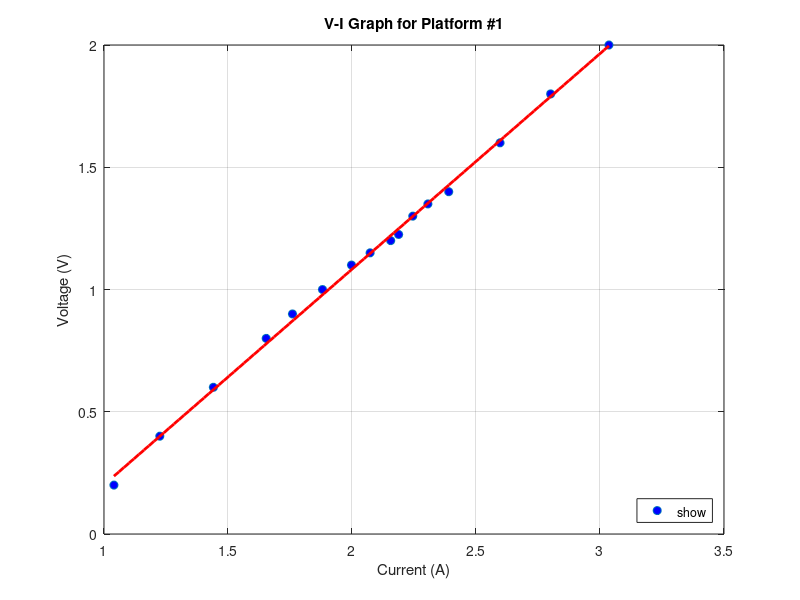

Here is the MATLAB script that generated this plot: (Note: this script raises an error after producing the figure.)
%%%SECTION 2: DYNAMIC MODEL%%%
%experimental result for motor aramture resistance
V = [0.2, 0.4, 0.6, 0.8, 0.9, 1, 1.1, 1.15, 1.2, 1.225, 1.3, 1.35, 1.4, 1.6, 1.8, 2];
I = [1.04, 1.225, 1.441, 1.654, 1.76, 1.881, 1.998, 2.073, 2.156, 2.188, 2.245, 2.306, 2.39, 2.597, 2.801, 3.036];
p = polyfit(I, V, 1);
R = p(1); %resistance is the slope of the V-I graph
I_fit = linspace(1.04, 3.036, 100);
V_fit = polyval(p, I_fit);

figure;
plot(I, V, 'o', 'MarkerFaceColor', 'b', 'DisplayName', 'Measured Data');
hold on;
plot(I_fit, V_fit, 'r-', 'LineWidth', 2, 'DisplayName', 'Linear Fit');
title('V-I Graph for Platform #1');
xlabel('Current (A)');
ylabel('Voltage (V)');
grid on;
legend('show','Location','southeast');
hold off;


%%%SECTION 3: SYSTEM ANALYSIS%%%

%freq response (bode)
freq = [0.05, 0.1, 0.2, 0.4, 0.8, 1, 1.3, 1.6, 3.2, 4.4, 6.4, 8, 10];
gain_volts = [0.254, 0.242, 0.228, 0.226, 0.204, 0.206, 0.261, 0.322, 0.464, 0.574, 0.185, 0.082, 0.043];
bias = 0.4;

gain_abs = gain_volts / bias;
gain_db = 20 * log10(gain_abs);
freq_rad = freq / (2*pi);

data = frd(gain_abs, freq); 
sys_est = tfest(data, 2, 0); % 2 poles, 0 zeros

w = logspace(-2, 1.5, 1000);
[mag, phase] = bode(sys_est, w);
mag = squeeze(mag);
mag_model = 20 * log10(mag);
freq_model = w / (2*pi);

figure;
semilogx(freq_rad, gain_db, 'o');
hold on;
semilogx(freq_model, mag_model, 'r');
grid on;

xlabel('Frequency (rad/s)');
ylabel('Gain (dB)');
title('Bode Plot: Experiment vs Model');
legend('Experimental Data', 'Identified Model');



%%%SECTION 4: CONTROLLER DESIGN %%%
%G(s) our Plant model
G_plant = tf(17.38,[1 1.873 22.25]);

%adding 1st-order Pade aproximation for 40ms delay
G_delay = tf([-0.02 1], [0.02 1]);
G_final = G_plant * G_delay;
%nyquist plot showing stability region
% nyquist(G_final)
% rlocus(G_final)
%root locus with desired pole location



%%%SECTION 5: SIMULATION RESULTS%%%

%G(s) our Plant model
G_plant = tf(17.38,[1 1.873 22.25]);

%adding 1st-order Pade aproximation for 40ms delay
G_delay = tf([-0.02 1], [0.02 1]);
G_final = G_plant * G_delay;

%-%-%-%-%-%-%-%-%-%-%

%controllers  
%P-Controller
C_p = pid(1.35);

%PID-Controller via RL
C_pid1_init = pid(0.98, 0.19, 0.24);
C_pid1_final = pid(3, 4.85, 0.57);

%PID-Controller via FR
C_pid2_init = pid(0.98, 0.19, 0.24);
C_pid2_final = pid(3, 4.85, 0.57);

%LL-Compensator via RL
s = tf('s');
% Replace with your RL Lag-Lead TF
C_ll_init  = 5.32 * ((s+3)/(s+11.58)) * ((s+0.07)/(s+0.001));
C_ll_final = 72 * ((s+4)/(s+38))^2 * ((s+6)/(s+0.05));

%LL-Compensator via FR
C_ll_FR = 72 * ((s+4)/(s+38))^2 * ((s+6)/(s+0.05));

%-%-%-%-%-%-%-%-%-%-%

%simulations (step-response)
t=0:0.1:4; step_val = 0.2;
%OL
y_OL = step(G_final * step_val, t);

%P-controller
y_P = step(feedback(C_p * G_final, 1)*step_val, t);

%PID comparision initial vs final RL
y_pid1_init = step(feedback(C_pid1_init * G_final, 1)*step_val, t);
y_pid1_final = step(feedback(C_pid1_final * G_final, 1)*step_val, t);

%PID comparision initial vs final FR
y_pid2_init = step(feedback(C_pid2_init * G_final, 1)*step_val, t);
y_pid2_final = step(feedback(C_pid2_final * G_final, 1)*step_val, t);

%LL comparision initial vs final RL
y_ll_init = step(feedback(C_ll_init * G_final, 1)*step_val, t);
y_ll_final = step(feedback(C_ll_final * G_final, 1)*step_val, t);

%LL comparision initial vs final FR
y_ll_FR = step(feedback(C_ll_FR * G_final, 1)*step_val, t);

%-%-%-%-%-%-%-%-%-%-%

%plotting step responses
reference = step_val;
OS = reference * 1.15;
ts = 1.5;
upper_limit = reference * 1.05;
lower_limit = reference * 0.95;

%OL
figure('Color','w', 'Name', 'Open Loop'); 
plot(t, y_OL, 'b', 'LineWidth', 2); grid on;
title('Open Loop Step Response'); 
yline(reference, 'k-', '');
yline(OS, 'k--', 'Max OS (15%)');
xline(ts, 'k--', 'Max Ts (1.5s)');
ylabel('Angle (rad)'); xlabel('Time (s)');

%P-Controller
figure('Color','w', 'Name', 'P-Controller'); 
plot(t, y_P, 'b', 'LineWidth', 2); grid on; hold on;
yline(reference, 'k-', '');
yline(OS, 'k--', 'Max OS (15%)');
xline(ts, 'k--', 'Max Ts (1.5s)');
title('P-Controller Step Response'); 
ylabel('Angle (rad)'); xlabel('Time (s)');

%PID via RL comaprision
figure('Color','w', 'Name', 'PID RL'); hold on;
p1 = plot(t, y_pid1_init, 'b', 'LineWidth', 2);
p2 = plot(t, y_pid1_final, 'r', 'LineWidth', 2);
yline(reference, 'k-', '');
yline(OS, 'k--', 'Max OS (15%)', 'LabelHorizontalAlignment', 'left');
xline(ts, 'k--', 'Max Ts (1.5s)', 'LabelVerticalAlignment', 'bottom');
yline(upper_limit, 'k:', '5% Band');
yline(lower_limit, 'k:', '');
title('PID Root Locus Iterations'); 
ylabel('Angle (rad)'); xlabel('Time (s)');
legend([p1 p2], 'Initial', 'Final', 'Location', 'SouthEast');
grid on; axis([0 4 0 0.25]); 

%PID via FR comparision
figure('Color','w', 'Name', 'PID Freq'); hold on;
p1 = plot(t, y_pid2_init, 'b', 'LineWidth', 2);
p2 = plot(t, y_pid2_final, 'r', 'LineWidth', 2);
yline(reference, 'k-', '');
yline(OS, 'k--', 'Max OS (15%)', 'LabelHorizontalAlignment', 'left');
xline(ts, 'k--', 'Max Ts (1.5s)', 'LabelVerticalAlignment', 'bottom');
yline(upper_limit, 'k:', '5% Band');
yline(lower_limit, 'k:', '');
title('PID Freq Response Iterations'); 
ylabel('Angle (rad)'); xlabel('Time (s)');
legend([p1 p2], 'Initial', 'Final', 'Location', 'SouthEast');
grid on; axis([0 4 0 0.25]);

%LL via RL comparision
figure('Color','w', 'Name', 'LL RL'); hold on;
p1 = plot(t, y_ll_init, 'b--', 'LineWidth', 2);
p2 = plot(t, y_ll_final, 'r-', 'LineWidth', 2);
yline(reference, 'k-', '');
yline(OS, 'k--', 'Max OS (15%)', 'LabelHorizontalAlignment', 'left');
xline(ts, 'k--', 'Max Ts (1.5s)', 'LabelVerticalAlignment', 'bottom');
yline(upper_limit, 'k:', '5% Band');
yline(lower_limit, 'k:', '');title('Lag-Lead (Root Locus) Iterations'); 
ylabel('Angle (rad)'); xlabel('Time (s)');
legend([p1 p2], 'Initial', 'Final', 'Location', 'SouthEast');
grid on; axis([0 4 0 0.25]);

% LL via FR (inital and only design)
figure('Color','w', 'Name', 'LL Freq'); hold on;
plot(t, y_ll_final, 'r', 'LineWidth', 2); 
yline(reference, 'k-', '');
yline(OS, 'k--', 'Max OS (15%)', 'LabelHorizontalAlignment', 'left');
xline(ts, 'k--', 'Max Ts (1.5s)', 'LabelVerticalAlignment', 'bottom');
yline(upper_limit, 'k:', '5% Band');
yline(lower_limit, 'k:', '');title('Lag-Lead (Freq Response) Result'); 
ylabel('Angle (rad)'); xlabel('Time (s)');
grid on; axis([0 4 0 0.25]);

%-%-%-%-%-%-%-%-%-%-%

%plotting bode plots
%final controller designs
final_pid_rl = C_pid1_final * G_final;
final_pid_fr = C_pid2_final * G_final;
final_ll = C_ll_final * G_final;

%bargins
[GM_rl, PM_rl, Wcg_rl, Wcp_rl] = margin(final_pid_rl);
[GM_fr, PM_fr, Wcg_fr, Wcp_fr] = margin(final_pid_fr);
[GM_ll, PM_ll, Wcg_ll, Wcp_ll] = margin(final_ll);

%bandwidth
BW_rl = bandwidth(feedback(final_pid_rl, 1));
BW_fr = bandwidth(feedback(final_pid_fr, 1));
BW_ll = bandwidth(feedback(final_ll, 1));

%bode of the three final designs
%PID (Root Locus Design)
figure('Color','w', 'Name', 'Bode PID-RL');
margin(final_pid_rl);
grid on;
title('Bode Diagram - PID (Root Locus Design)');

%PID (Frequency Response Design)
figure('Color','w', 'Name', 'Bode PID-FR');
margin(final_pid_fr);
grid on;
title('Bode Diagram - PID (Freq. Response Design)');

%Lag-Lead (Final)
figure('Color','w', 'Name', 'Bode Lag-Lead');
margin(final_ll);
grid on;
title('Bode Diagram - Lag-Lead Compensator');
